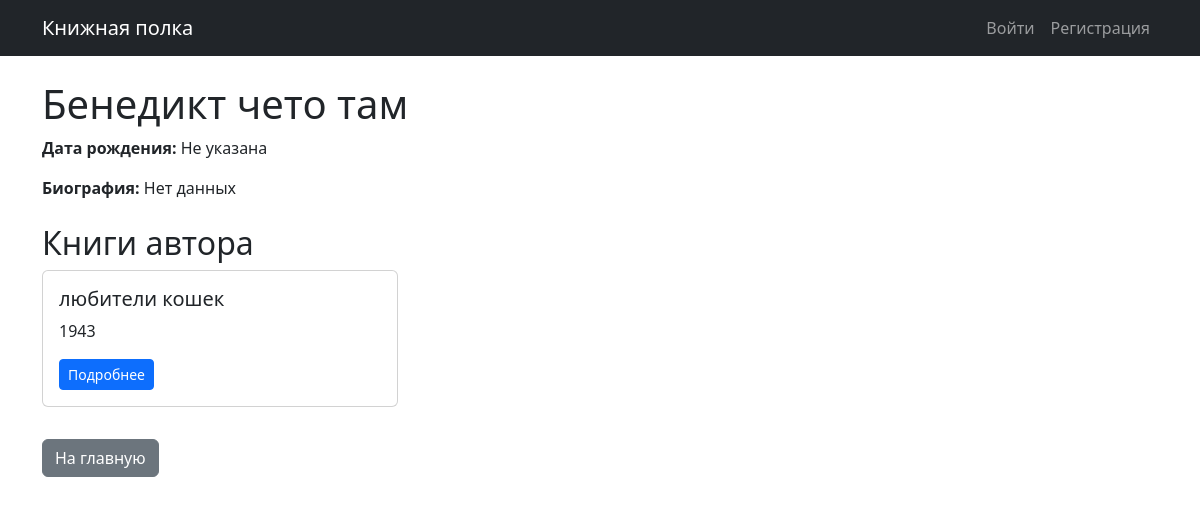
The page /author/10/ on the database its author committed.
### books/models.py (models this page shows, shortened)
class Author(models.Model):
    name = models.CharField(max_length=100)
    bio = models.TextField(blank=True)
    birth_date = models.DateField(null=True, blank=True)

class Book(models.Model):
    title = models.CharField(max_length=200)
    author = models.ForeignKey(Author, on_delete=models.CASCADE, related_name='books')
    genres = models.ManyToManyField(Genre, related_name='books')
    description = models.TextField()
    publication_year = models.IntegerField(null=True, blank=True)
    cover = models.ImageField(upload_to='covers/', blank=True, null=True)
    added_at = models.DateTimeField(auto_now_add=True)
    read_link = models.URLField(max_length=500, blank=True, null=True)  # если добавили ранее

### books/views.py (the view)
# urls.py: path('author/<int:pk>/', views.AuthorDetailView.as_view(), name='author_detail'),
class AuthorDetailView(DetailView):
    model = Author
    template_name = 'books/author_detail.html'
    context_object_name = 'author'

### templates/books/author_detail.html (shortened to what this page needs)
{% extends 'base.html' %}
{% block content %}
<h1>{{ author.name }}</h1>
<p><strong>Дата рождения:</strong> {{ author.birth_date|default:"Не указана" }}</p>
<p><strong>Биография:</strong> {{ author.bio|default:"Нет данных" }}</p>
<h2 class="mt-4">Книги автора</h2>
<div class="row">
    {% for book in author.books.all %}
        <div class="col-md-4 mb-3">
            <div class="card">
                <div class="card-body">
                    <h5 class="card-title">{{ book.title }}</h5>
                    <p class="card-text">{{ book.publication_year|default:"год не указан" }}</p>
                    <a href="{% url 'book_detail' book.id %}" class="btn btn-sm btn-primary">Подробнее</a>
                </div>
            </div>
        </div>
    {% empty %}
        <p>У этого автора пока нет книг.</p>
    {% endfor %}
</div>
<a href="{% url 'book_list' %}" class="btn btn-secondary mt-3">На главную</a>
{% endblock %}

### rows shown on the page
Author: name "Бенедикт чето там", birth_date "Не указана", bio "Нет данных"
Book: title "любители кошек", publication_year "1943"
